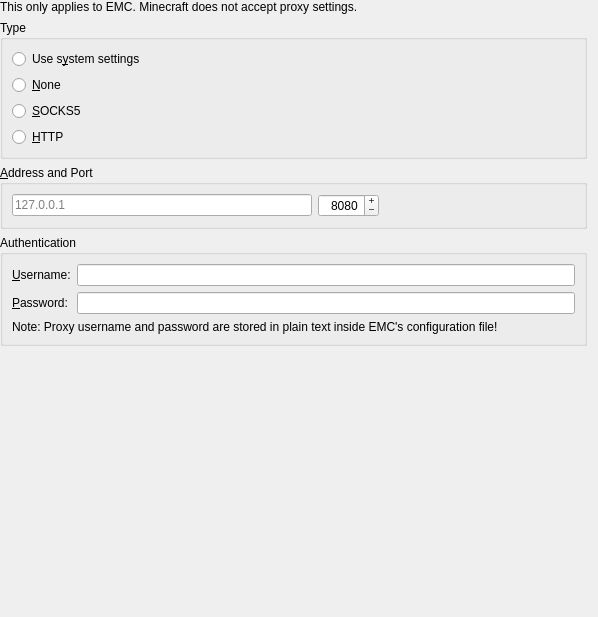
<?xml version="1.0" encoding="UTF-8"?>
<ui version="4.0">
 <class>ProxyPage</class>
 <widget class="QWidget" name="ProxyPage">
  <property name="geometry">
   <rect>
    <x>0</x>
    <y>0</y>
    <width>598</width>
    <height>617</height>
   </rect>
  </property>
  <property name="sizePolicy">
   <sizepolicy hsizetype="MinimumExpanding" vsizetype="MinimumExpanding">
    <horstretch>0</horstretch>
    <verstretch>0</verstretch>
   </sizepolicy>
  </property>
  <layout class="QVBoxLayout" name="verticalLayout_2">
   <property name="leftMargin">
    <number>0</number>
   </property>
   <property name="topMargin">
    <number>0</number>
   </property>
   <property name="bottomMargin">
    <number>0</number>
   </property>
   <item>
    <widget class="QLabel" name="proxyPlainTextWarningLabel_2">
     <property name="text">
      <string>This only applies to EMC. Minecraft does not accept proxy settings.</string>
     </property>
     <property name="alignment">
      <set>Qt::AlignLeading|Qt::AlignLeft|Qt::AlignVCenter</set>
     </property>
     <property name="wordWrap">
      <bool>true</bool>
     </property>
    </widget>
   </item>
   <item>
    <widget class="QGroupBox" name="proxyTypeBox">
     <property name="title">
      <string>Type</string>
     </property>
     <layout class="QVBoxLayout" name="verticalLayout_3">
      <item>
       <widget class="QRadioButton" name="proxyDefaultBtn">
        <property name="toolTip">
         <string>Uses your system's default proxy settings.</string>
        </property>
        <property name="text">
         <string>Use s&amp;ystem settings</string>
        </property>
        <attribute name="buttonGroup">
         <string notr="true">proxyGroup</string>
        </attribute>
       </widget>
      </item>
      <item>
       <widget class="QRadioButton" name="proxyNoneBtn">
        <property name="text">
         <string>&amp;None</string>
        </property>
        <attribute name="buttonGroup">
         <string notr="true">proxyGroup</string>
        </attribute>
       </widget>
      </item>
      <item>
       <widget class="QRadioButton" name="proxySOCKS5Btn">
        <property name="text">
         <string>&amp;SOCKS5</string>
        </property>
        <attribute name="buttonGroup">
         <string notr="true">proxyGroup</string>
        </attribute>
       </widget>
      </item>
      <item>
       <widget class="QRadioButton" name="proxyHTTPBtn">
        <property name="text">
         <string>&amp;HTTP</string>
        </property>
        <attribute name="buttonGroup">
         <string notr="true">proxyGroup</string>
        </attribute>
       </widget>
      </item>
     </layout>
    </widget>
   </item>
   <item>
    <widget class="QGroupBox" name="proxyAddrBox">
     <property name="title">
      <string>&amp;Address and Port</string>
     </property>
     <layout class="QHBoxLayout" name="horizontalLayout_2">
      <item>
       <widget class="QLineEdit" name="proxyAddrEdit">
        <property name="sizePolicy">
         <sizepolicy hsizetype="Preferred" vsizetype="Fixed">
          <horstretch>0</horstretch>
          <verstretch>0</verstretch>
         </sizepolicy>
        </property>
        <property name="minimumSize">
         <size>
          <width>300</width>
          <height>0</height>
         </size>
        </property>
        <property name="placeholderText">
         <string notr="true">127.0.0.1</string>
        </property>
       </widget>
      </item>
      <item>
       <widget class="QSpinBox" name="proxyPortEdit">
        <property name="alignment">
         <set>Qt::AlignRight|Qt::AlignTrailing|Qt::AlignVCenter</set>
        </property>
        <property name="buttonSymbols">
         <enum>QAbstractSpinBox::PlusMinus</enum>
        </property>
        <property name="maximum">
         <number>65535</number>
        </property>
        <property name="value">
         <number>8080</number>
        </property>
       </widget>
      </item>
      <item>
       <spacer name="horizontalSpacer">
        <property name="orientation">
         <enum>Qt::Horizontal</enum>
        </property>
        <property name="sizeHint" stdset="0">
         <size>
          <width>40</width>
          <height>20</height>
         </size>
        </property>
       </spacer>
      </item>
     </layout>
    </widget>
   </item>
   <item>
    <widget class="QGroupBox" name="proxyAuthBox">
     <property name="title">
      <string>Authentication</string>
     </property>
     <layout class="QGridLayout" name="gridLayout">
      <item row="0" column="0">
       <widget class="QLabel" name="proxyUsernameLabel">
        <property name="text">
         <string>&amp;Username:</string>
        </property>
        <property name="buddy">
         <cstring>proxyUserEdit</cstring>
        </property>
       </widget>
      </item>
      <item row="0" column="1">
       <widget class="QLineEdit" name="proxyUserEdit"/>
      </item>
      <item row="1" column="0">
       <widget class="QLabel" name="proxyPasswordLabel">
        <property name="text">
         <string>&amp;Password:</string>
        </property>
        <property name="buddy">
         <cstring>proxyPassEdit</cstring>
        </property>
       </widget>
      </item>
      <item row="1" column="1">
       <widget class="QLineEdit" name="proxyPassEdit">
        <property name="echoMode">
         <enum>QLineEdit::Password</enum>
        </property>
       </widget>
      </item>
      <item row="2" column="0" colspan="2">
       <widget class="QLabel" name="proxyPlainTextWarningLabel">
        <property name="text">
         <string>Note: Proxy username and password are stored in plain text inside EMC's configuration file!</string>
        </property>
        <property name="wordWrap">
         <bool>true</bool>
        </property>
       </widget>
      </item>
     </layout>
    </widget>
   </item>
   <item>
    <spacer name="verticalSpacer">
     <property name="orientation">
      <enum>Qt::Vertical</enum>
     </property>
     <property name="sizeHint" stdset="0">
      <size>
       <width>20</width>
       <height>40</height>
      </size>
     </property>
    </spacer>
   </item>
  </layout>
 </widget>
 <tabstops>
  <tabstop>proxyDefaultBtn</tabstop>
  <tabstop>proxyNoneBtn</tabstop>
  <tabstop>proxySOCKS5Btn</tabstop>
  <tabstop>proxyHTTPBtn</tabstop>
  <tabstop>proxyAddrEdit</tabstop>
  <tabstop>proxyPortEdit</tabstop>
  <tabstop>proxyUserEdit</tabstop>
  <tabstop>proxyPassEdit</tabstop>
 </tabstops>
 <resources/>
 <connections/>
 <buttongroups>
  <buttongroup name="proxyGroup"/>
 </buttongroups>
</ui>
